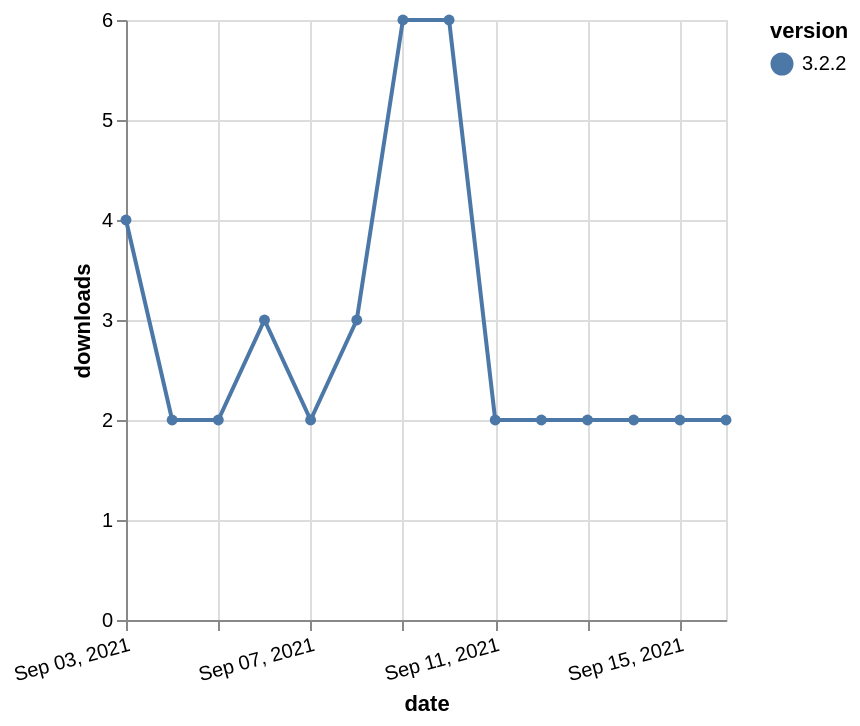

Describe this chart as a Vega-Lite specification.
### Vega-Lite specification from a JSON file in a GitHub repository (floating-point values rounded to 4 significant figures)
{"$schema": "https://vega.github.io/schema/vega-lite/v5.json", "description": "A simple bar chart with embedded data.", "data": {"values": [{"date": "2021-09-03", "total": 4095, "delta": 4, "version": "3.2.2"}, {"date": "2021-09-04", "total": 4097, "delta": 2, "version": "3.2.2"}, {"date": "2021-09-05", "total": 4099, "delta": 2, "version": "3.2.2"}, {"date": "2021-09-06", "total": 4102, "delta": 3, "version": "3.2.2"}, {"date": "2021-09-07", "total": 4104, "delta": 2, "version": "3.2.2"}, {"date": "2021-09-08", "total": 4107, "delta": 3, "version": "3.2.2"}, {"date": "2021-09-09", "total": 4113, "delta": 6, "version": "3.2.2"}, {"date": "2021-09-10", "total": 4119, "delta": 6, "version": "3.2.2"}, {"date": "2021-09-11", "total": 4121, "delta": 2, "version": "3.2.2"}, {"date": "2021-09-12", "total": 4123, "delta": 2, "version": "3.2.2"}, {"date": "2021-09-13", "total": 4125, "delta": 2, "version": "3.2.2"}, {"date": "2021-09-14", "total": 4127, "delta": 2, "version": "3.2.2"}, {"date": "2021-09-15", "total": 4129, "delta": 2, "version": "3.2.2"}, {"date": "2021-09-16", "total": 4131, "delta": 2, "version": "3.2.2"}]}, "width": "container", "mark": {"type": "line", "point": {"filled": true}}, "encoding": {"x": {"field": "date", "type": "temporal", "timeUnit": "yearmonthdate", "title": "date", "axis": {"labelAngle": -15}}, "y": {"field": "delta", "type": "quantitative", "title": "downloads"}, "color": {"field": "version", "type": "nominal"}, "tooltip": {"field": "delta"}}}
